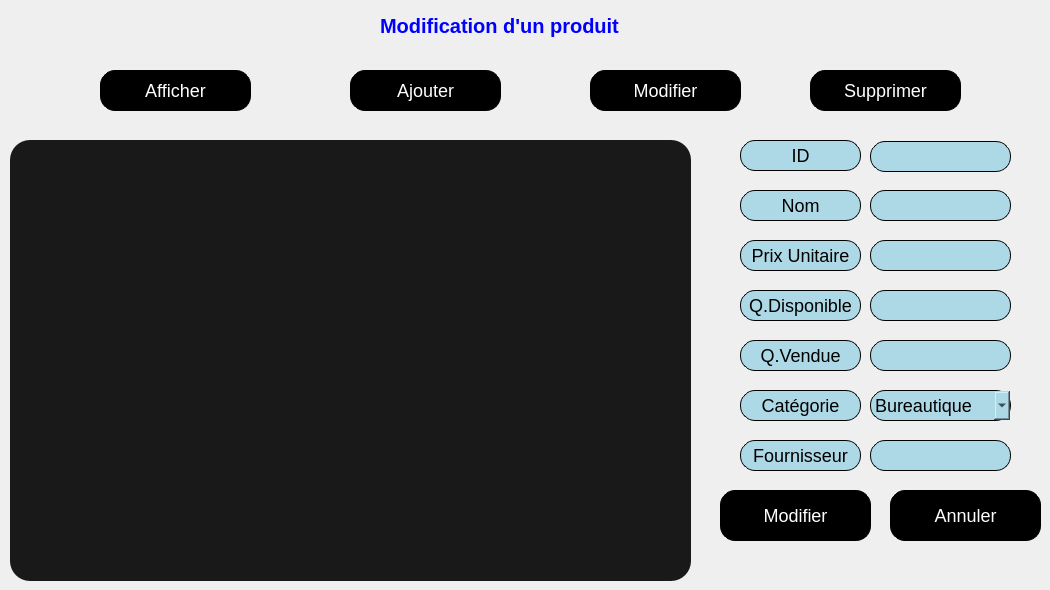
    <widget class="QWidget" name="produit_modifier">
     <property name="styleSheet">
      <string notr="true">#modification_supprimer,#modification_ajouter,#modification_afficher,#modification_modifier,#pushButton_modifierproduit,#pushButton_annuler_3{
background-color :  #000000; 



   border: 1px solid black;
    border-radius: 15px;
    color: white; 
    font-size: 18px;
}
#pushButton_idM,#pushButton_nomM,#pushButton_dispoM,#pushButton_venduM,#pushButton_fourM,#pushButton_categM,#lineEdit_nom_mod,#lineEdit_id_m,#lineEdit_prix,#lineEdit_qd,#lineEdit_qv,#comboBox_4,#pushButton_prixM,#lineEdit_f{
background-color :  #ADD8E6; 



   border: 1px solid black;
    border-radius: 15px;
    color: solid black; 
    font-size: 18px;
}</string>
     </property>
     <widget class="QPushButton" name="pushButton_nomM">
      <property name="geometry">
       <rect>
        <x>740</x>
        <y>190</y>
        <width>121</width>
        <height>31</height>
       </rect>
      </property>
      <property name="text">
       <string>Nom</string>
      </property>
     </widget>
     <widget class="QPushButton" name="pushButton_modifierproduit">
      <property name="geometry">
       <rect>
        <x>720</x>
        <y>490</y>
        <width>151</width>
        <height>51</height>
       </rect>
      </property>
      <property name="text">
       <string>Modifier</string>
      </property>
     </widget>
     <widget class="QLineEdit" name="lineEdit_qd">
      <property name="geometry">
       <rect>
        <x>870</x>
        <y>290</y>
        <width>141</width>
        <height>31</height>
       </rect>
      </property>
     </widget>
     <widget class="QPushButton" name="modification_modifier">
      <property name="geometry">
       <rect>
        <x>590</x>
        <y>70</y>
        <width>151</width>
        <height>41</height>
       </rect>
      </property>
      <property name="text">
       <string>Modifier</string>
      </property>
     </widget>
     <widget class="QPushButton" name="pushButton_venduM">
      <property name="geometry">
       <rect>
        <x>740</x>
        <y>340</y>
        <width>121</width>
        <height>31</height>
       </rect>
      </property>
      <property name="text">
       <string>Q.Vendue</string>
      </property>
     </widget>
     <widget class="QPushButton" name="modification_supprimer">
      <property name="geometry">
       <rect>
        <x>810</x>
        <y>70</y>
        <width>151</width>
        <height>41</height>
       </rect>
      </property>
      <property name="text">
       <string>Supprimer</string>
      </property>
     </widget>
     <widget class="QPushButton" name="pushButton_prixM">
      <property name="geometry">
       <rect>
        <x>740</x>
        <y>240</y>
        <width>121</width>
        <height>31</height>
       </rect>
      </property>
      <property name="text">
       <string>Prix Unitaire</string>
      </property>
     </widget>
     <widget class="QPushButton" name="pushButton_fourM">
      <property name="geometry">
       <rect>
        <x>740</x>
        <y>440</y>
        <width>121</width>
        <height>31</height>
       </rect>
      </property>
      <property name="text">
       <string>Fournisseur</string>
      </property>
     </widget>
     <widget class="QLineEdit" name="lineEdit_qv">
      <property name="geometry">
       <rect>
        <x>870</x>
        <y>340</y>
        <width>141</width>
        <height>31</height>
       </rect>
      </property>
     </widget>
     <widget class="QPushButton" name="pushButton_annuler_3">
      <property name="geometry">
       <rect>
        <x>890</x>
        <y>490</y>
        <width>151</width>
        <height>51</height>
       </rect>
      </property>
      <property name="text">
       <string>Annuler</string>
      </property>
     </widget>
     <widget class="QPushButton" name="pushButton_dispoM">
      <property name="geometry">
       <rect>
        <x>740</x>
        <y>290</y>
        <width>121</width>
        <height>31</height>
       </rect>
      </property>
      <property name="font">
       <font>
        <pointsize>-1</pointsize>
       </font>
      </property>
      <property name="text">
       <string>Q.Disponible</string>
      </property>
     </widget>
     <widget class="QPushButton" name="pushButton_categM">
      <property name="geometry">
       <rect>
        <x>740</x>
        <y>390</y>
        <width>121</width>
        <height>31</height>
       </rect>
      </property>
      <property name="text">
       <string>Catégorie</string>
      </property>
     </widget>
     <widget class="QPushButton" name="pushButton_idM">
      <property name="geometry">
       <rect>
        <x>740</x>
        <y>140</y>
        <width>121</width>
        <height>31</height>
       </rect>
      </property>
      <property name="text">
       <string>ID</string>
      </property>
     </widget>
     <widget class="QLineEdit" name="lineEdit_nom_mod">
      <property name="geometry">
       <rect>
        <x>870</x>
        <y>190</y>
        <width>141</width>
        <height>31</height>
       </rect>
      </property>
     </widget>
     <widget class="QPushButton" name="modification_ajouter">
      <property name="geometry">
       <rect>
        <x>350</x>
        <y>70</y>
        <width>151</width>
        <height>41</height>
       </rect>
      </property>
      <property name="palette">
       <palette>
        <active>
         <colorrole role="WindowText">
          <brush brushstyle="SolidPattern">
           <color alpha="255">
            <red>255</red>
            <green>255</green>
            <blue>255</blue>
           </color>
          </brush>
         </colorrole>
         <colorrole role="Button">
          <brush brushstyle="SolidPattern">
           <color alpha="255">
            <red>0</red>
            <green>0</green>
            <blue>0</blue>
           </color>
          </brush>
         </colorrole>
         <colorrole role="Text">
          <brush brushstyle="SolidPattern">
           <color alpha="255">
            <red>255</red>
            <green>255</green>
            <blue>255</blue>
           </color>
          </brush>
         </colorrole>
         <colorrole role="ButtonText">
          <brush brushstyle="SolidPattern">
           <color alpha="255">
            <red>255</red>
            <green>255</green>
            <blue>255</blue>
           </color>
          </brush>
         </colorrole>
         <colorrole role="Base">
          <brush brushstyle="SolidPattern">
           <color alpha="255">
            <red>0</red>
            <green>0</green>
            <blue>0</blue>
           </color>
          </brush>
         </colorrole>
         <colorrole role="Window">
          <brush brushstyle="SolidPattern">
           <color alpha="255">
            <red>0</red>
            <green>0</green>
            <blue>0</blue>
           </color>
          </brush>
         </colorrole>
         <colorrole role="PlaceholderText">
          <brush brushstyle="NoBrush">
           <color alpha="128">
            <red>255</red>
            <green>255</green>
            <blue>255</blue>
           </color>
          </brush>
         </colorrole>
        </active>
        <inactive>
         <colorrole role="WindowText">
          <brush brushstyle="SolidPattern">
           <color alpha="255">
            <red>255</red>
            <green>255</green>
            <blue>255</blue>
           </color>
          </brush>
         </colorrole>
         <colorrole role="Button">
          <brush brushstyle="SolidPattern">
           <color alpha="255">
            <red>0</red>
            <green>0</green>
            <blue>0</blue>
           </color>
          </brush>
         </colorrole>
         <colorrole role="Text">
          <brush brushstyle="SolidPattern">
           <color alpha="255">
            <red>255</red>
            <green>255</green>
            <blue>255</blue>
           </color>
          </brush>
         </colorrole>
         <colorrole role="ButtonText">
          <brush brushstyle="SolidPattern">
           <color alpha="255">
            <red>255</red>
            <green>255</green>
            <blue>255</blue>
           </color>
          </brush>
         </colorrole>
         <colorrole role="Base">
          <brush brushstyle="SolidPattern">
           <color alpha="255">
            <red>0</red>
            <green>0</green>
            <blue>0</blue>
           </color>
          </brush>
         </colorrole>
         <colorrole role="Window">
          <brush brushstyle="SolidPattern">
           <color alpha="255">
            <red>0</red>
            <green>0</green>
            <blue>0</blue>
           </color>
          </brush>
         </colorrole>
         <colorrole role="PlaceholderText">
          <brush brushstyle="NoBrush">
           <color alpha="128">
            <red>255</red>
            <green>255</green>
            <blue>255</blue>
           </color>
          </brush>
         </colorrole>
        </inactive>
        <disabled>
         <colorrole role="WindowText">
          <brush brushstyle="SolidPattern">
           <color alpha="255">
            <red>255</red>
            <green>255</green>
            <blue>255</blue>
           </color>
          </brush>
         </colorrole>
         <colorrole role="Button">
          <brush brushstyle="SolidPattern">
           <color alpha="255">
            <red>0</red>
            <green>0</green>
            <blue>0</blue>
           </color>
          </brush>
         </colorrole>
         <colorrole role="Text">
          <brush brushstyle="SolidPattern">
           <color alpha="255">
            <red>255</red>
            <green>255</green>
            <blue>255</blue>
           </color>
          </brush>
         </colorrole>
         <colorrole role="ButtonText">
          <brush brushstyle="SolidPattern">
           <color alpha="255">
            <red>255</red>
            <green>255</green>
            <blue>255</blue>
           </color>
          </brush>
         </colorrole>
         <colorrole role="Base">
          <brush brushstyle="SolidPattern">
           <color alpha="255">
            <red>0</red>
            <green>0</green>
            <blue>0</blue>
           </color>
          </brush>
         </colorrole>
         <colorrole role="Window">
          <brush brushstyle="SolidPattern">
           <color alpha="255">
            <red>0</red>
            <green>0</green>
            <blue>0</blue>
           </color>
          </brush>
         </colorrole>
         <colorrole role="PlaceholderText">
          <brush brushstyle="NoBrush">
           <color alpha="128">
            <red>255</red>
            <green>255</green>
            <blue>255</blue>
           </color>
          </brush>
         </colorrole>
        </disabled>
       </palette>
      </property>
      <property name="text">
       <string>Ajouter</string>
      </property>
      <property name="autoExclusive">
       <bool>false</bool>
      </property>
     </widget>
     <widget class="QLabel" name="appHeader_4">
      <property name="geometry">
       <rect>
        <x>380</x>
        <y>0</y>
        <width>331</width>
        <height>51</height>
       </rect>
      </property>
      <property name="font">
       <font>
        <pointsize>15</pointsize>
        <weight>75</weight>
        <bold>true</bold>
       </font>
      </property>
      <property name="styleSheet">
       <string notr="true">color:#0000FF;</string>
      </property>
      <property name="text">
       <string>Modification d'un produit</string>
      </property>
     </widget>
     <widget class="QPushButton" name="modification_afficher">
      <property name="geometry">
       <rect>
        <x>100</x>
        <y>70</y>
        <width>151</width>
        <height>41</height>
       </rect>
      </property>
      <property name="text">
       <string>Afficher</string>
      </property>
     </widget>
     <widget class="QComboBox" name="comboBox_4">
      <property name="geometry">
       <rect>
        <x>870</x>
        <y>390</y>
        <width>141</width>
        <height>31</height>
       </rect>
      </property>
      <item>
       <property name="text">
        <string>Bureautique</string>
       </property>
      </item>
      <item>
       <property name="text">
        <string>Ordinateurs</string>
       </property>
      </item>
      <item>
       <property name="text">
        <string>Telephone</string>
       </property>
      </item>
     </widget>
     <widget class="QLineEdit" name="lineEdit_prix">
      <property name="geometry">
       <rect>
        <x>870</x>
        <y>240</y>
        <width>141</width>
        <height>31</height>
       </rect>
      </property>
     </widget>
     <widget class="QTableView" name="tableView_affichage_2">
      <property name="geometry">
       <rect>
        <x>10</x>
        <y>140</y>
        <width>681</width>
        <height>441</height>
       </rect>
      </property>
      <property name="styleSheet">
       <string notr="true">background-color :  #191919; 
border-radius : 20px;</string>
      </property>
     </widget>
     <widget class="QLineEdit" name="lineEdit_f">
      <property name="geometry">
       <rect>
        <x>870</x>
        <y>440</y>
        <width>141</width>
        <height>31</height>
       </rect>
      </property>
     </widget>
     <widget class="QLineEdit" name="lineEdit_id_m">
      <property name="geometry">
       <rect>
        <x>870</x>
        <y>141</y>
        <width>141</width>
        <height>31</height>
       </rect>
      </property>
      <property name="readOnly">
       <bool>true</bool>
      </property>
     </widget>
    </widget>
